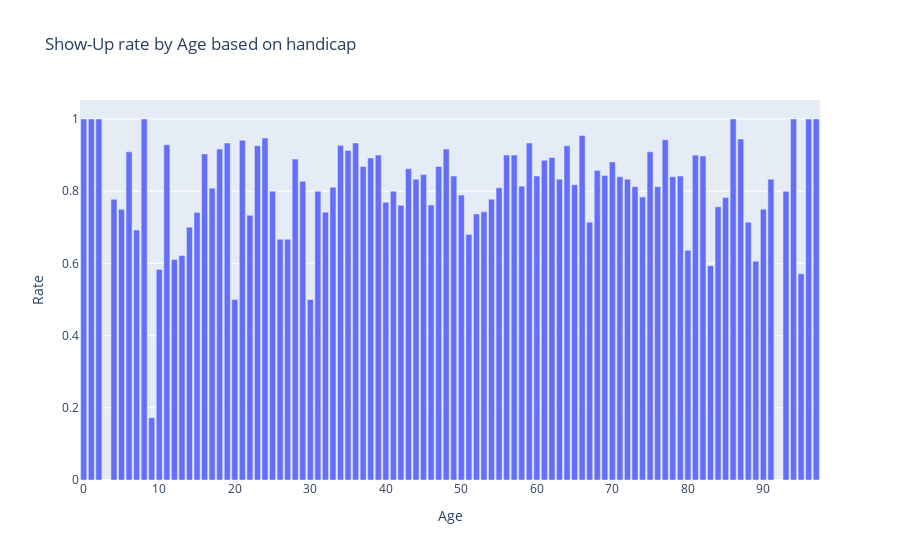

Notebook cell for this chart:
### Code cell
plot4 = go.Bar(
    x= handicap['Age'],
    y= handicap['Show-Up Rate'],
    text= handicap['Age'],
    name="Age")

layout = dict(title = "Show-Up rate by Age based on handicap",barmode='group',xaxis=dict({"title":"Age"}),
             yaxis=dict({"title":"Rate"}))
dat = [plot4]
fig = go.Figure(data=dat,layout=layout)
iplot(fig,filename='grouped-bar')

### Figure 1 — Plotly figure (JSON) as saved in the notebook; plotly's stock layout.template omitted (floating-point values rounded to 4 significant figures)
{"data": [{"name": "Age", "text": [0, 1, 2, 4, 5, 6, 7, 8, 9, 10, 11, 12, 13, 14, 15, 16, 17, 18, 19, 20, 21, 22, 23, 24, 25, 26, 27, 28, 29, 30, 31, 32, 33, 34, 35, 36, 37, 38, 39, 40, 41, 42, 43, 44, 45, 46, 47, 48, 49, 50, 51, 52, 53, 54, 55, 56, 57, 58, 59, 60, 61, 62, 63, 64, 65, 66, 67, 68, 69, 70, 71, 72, 73, 74, 75, 76, 77, 78, 79, 80, 81, 82, 83, 84, 85, 86, 87, 88, 89, 90, 91, 93, 94, 95, 96, 97], "type": "bar", "x": [0, 1, 2, 4, 5, 6, 7, 8, 9, 10, 11, 12, 13, 14, 15, 16, 17, 18, 19, 20, 21, 22, 23, 24, 25, 26, 27, 28, 29, 30, 31, 32, 33, 34, 35, 36, 37, 38, 39, 40, 41, 42, 43, 44, 45, 46, 47, 48, 49, 50, 51, 52, 53, 54, 55, 56, 57, 58, 59, 60, 61, 62, 63, 64, 65, 66, 67, 68, 69, 70, 71, 72, 73, 74, 75, 76, 77, 78, 79, 80, 81, 82, 83, 84, 85, 86, 87, 88, 89, 90, 91, 93, 94, 95, 96, 97], "y": [1, 1, 1, 0.7778, 0.75, 0.9091, 0.6923, 1, 0.1724, 0.5833, 0.9286, 0.6111, 0.6216, 0.7, 0.7407, 0.9032, 0.8085, 0.9167, 0.9333, 0.5, 0.9412, 0.7333, 0.9259, 0.9474, 0.8, 0.6667, 0.6667, 0.8889, 0.8276, 0.5, 0.8, 0.7419, 0.8108, 0.9268, 0.913, 0.9333, 0.8684, 0.8919, 0.9, 0.7692, 0.8, 0.7609, 0.8621, 0.8333, 0.8462, 0.7619, 0.8684, 0.9167, 0.8421, 0.7895, 0.68, 0.7368, 0.7429, 0.7778, 0.8095, 0.9, 0.9, 0.814, 0.9333, 0.8421, 0.8857, 0.8936, 0.8333, 0.9259, 0.8182, 0.9545, 0.7143, 0.8571, 0.8438, 0.881, 0.84, 0.8333, 0.8125, 0.7838, 0.9091, 0.8125, 0.9429, 0.84, 0.8421, 0.6364, 0.9, 0.8974, 0.5938, 0.7568, 0.7826, 1, 0.9444, 0.7143, 0.6061, 0.75, 0.8333, 0.8, 1, 0.5714, 1, 1]}], "layout": {"barmode": "group", "title": {"text": "Show-Up rate by Age based on handicap"}, "xaxis": {"title": {"text": "Age"}}, "yaxis": {"title": {"text": "Rate"}}}}
